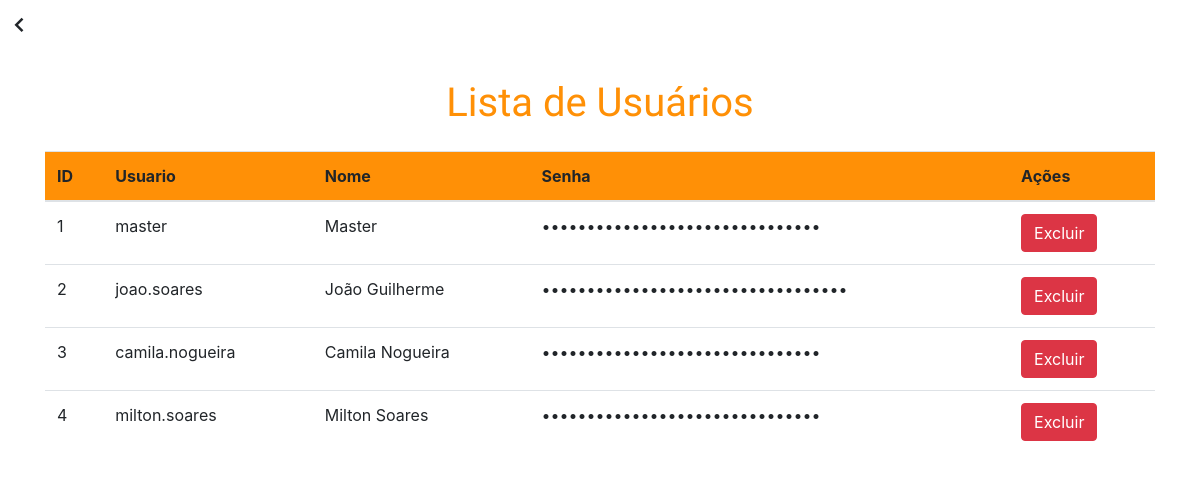
Screenshot of /usuarios (signed in) with the database file from the repository.
### tables this page shows
CREATE TABLE users (
            id INTEGER PRIMARY KEY AUTOINCREMENT,
            username TEXT UNIQUE NOT NULL,
            password TEXT NOT NULL,
            name TEXT UNIQUE NOT NULL
        );

### app.py (the view)
@app.route('/usuarios')
def usuarios():
    if 'user_id' not in session:
        flash('Faça o login primeiro', 'error')
        return redirect(url_for('index'))
    user_id = session['user_id']
    if user_id not in (1, 2):
        flash('Acesso negado. Apenas administradores podem visualizar usuários.', 'error')
        return redirect(url_for('home'))
    conn = sqlite3.connect('users.db')
    cursor = conn.cursor()
    cursor.execute('SELECT id, username, name, password FROM users')
    users = cursor.fetchall()
    conn.close()
    return render_template('usuarios.html', users=users)

### templates/usuarios.html (shortened to what this page needs)
<!DOCTYPE html>
<html lang="en">
<head>
    <link rel="stylesheet" href="https://stackpath.bootstrapcdn.com/bootstrap/4.3.1/css/bootstrap.min.css">
    <link href='https://unpkg.com/boxicons@2.1.4/css/boxicons.min.css' rel='stylesheet'>
</head>
<body>
    <div class="voltar" onclick="goBack()">
        <i class='bx bx-chevron-left'></i>
    </div>
    <div class="container">
        <h1 class="mt-4 welcome-line-2 text-center" id="welcome-line-2">Lista de Usuários</h1>
        <table class="table mt-4">
    <thead style="background-color:#ff9006">
                <tr>
                    <th>ID</th>
                    <th>Usuario</th>
                    <th>Nome</th>
                    <th>Senha</th>
                    <th>Ações</th>
                </tr>
            </thead>
            <tbody>
                {% for user in users %}
                    <tr>
                        <td>{{ user[0] }}</td>
                        <td>{{ user[1] }}</td>
                        <td>{{ user[2] }}</td>
                        <td class="hidden-password">
                            {{ user[3] }}
                        </td>
                    <td>
                            <form action="{{ url_for('delete_user', user_id=user[0]) }}" method="post" onsubmit="return confirm('Deseja realmente excluir?');">
                                <button type="submit" class="btn btn-danger">Excluir</button>
                            </form>
                        </td>
                    </tr>
                {% endfor %}
            </tbody>
        </table>
    </div>
</body>
</html>

### templates/usuarios.html (style rules this page uses)
.welcome-line-2 { font-family: 'Rubik Doodle Shadow'; color:#ff9006; }
.voltar { cursor: pointer; font-size: 30px; padding:5px; transition: transform 0.3s ease-in-out; }
.hidden-password { -webkit-text-security: disc; }

### rows the page displays
users: id "1", username "master", name "Master", password "152117"
users: id "2", username "joao.soares", name "João Guilherme", password "Joao1704*"
users: id "3", username "camila.nogueira", name "Camila Nogueira", password "152117"
users: id "4", username "milton.soares", name "Milton Soares", password "203040"
